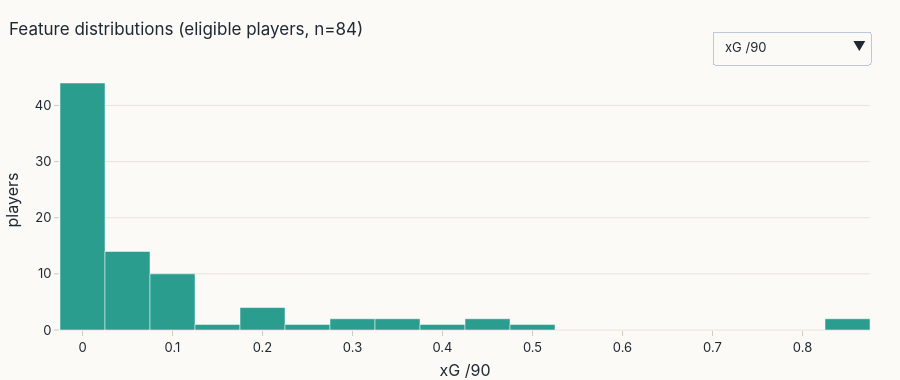
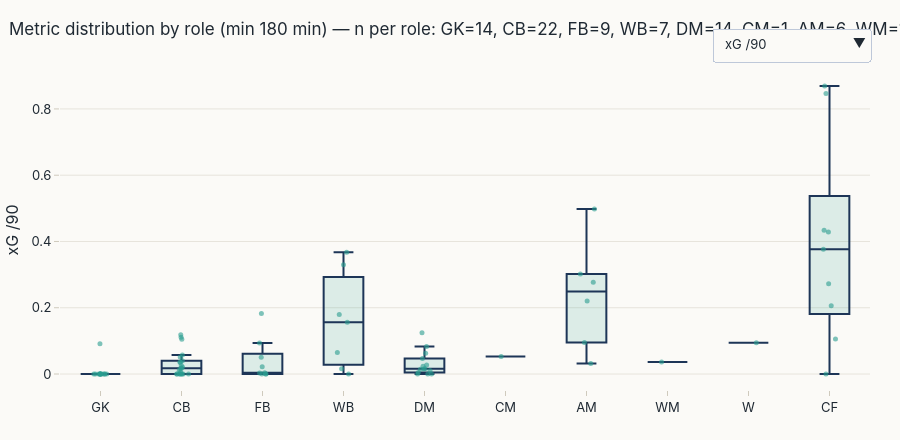

Notebook cell for these charts, in order:
### Code cell
eda_metrics = ["xg_p90", "key_passes_p90", "progressive_passes_p90", "progressive_carries_p90", "pressures_p90",
               "interceptions_p90", "tackles_won_p90", "pass_completion_pct", "box_touches_p90", "aerials_won_p90"]
elig = B.season_pct[B.season_pct.eligible]
viz.feature_distributions(elig, eda_metrics, title=f"Feature distributions (eligible players, n={len(elig)})",
                          banner=BANNER).show()
viz.role_distribution(B.season_pct, eda_metrics, cfg.min_minutes, banner=BANNER).show()

### Figure 1 — Plotly figure (JSON) as saved in the notebook; plotly's stock layout.template omitted (floating-point values rounded to 4 significant figures)
{"data": [{"marker": {"color": "#2a9d8f", "line": {"color": "white", "width": 0.5}}, "name": "xG /90", "nbinsx": 30, "type": "histogram", "visible": true, "x": [0.0, 0.04659, 0.1566, 0.05706, 0.3015, 0.3299, 0.2201, 0.04015, 0.0178, 0.1244, 0.08285, 0.8692, 0.1048, 0.05162, 0.4284, 0.2773, 0.3673, 0.4982, 0.3767, 0.0158, 0.0, 0.05287, 0.2061, 0.1827, 0.0, 0.01407, 0.0, 0.8466, 0.006844, 0.03551, 0.09122, 0.03552, 0.09445, 0.0, 0.0, 0.0, 0.02343, 0.0, 0.0, 0.003233, 0.0936, 0.0, 0.0, 0.0, 0.0, 0.003842, 0.0, 0.1054, 0.0, 0.0, 0.01763, 0.09473, 0.1108, 0.0, 0.01595, 0.0, 0.02159, 0.0, 0.0, 0.02686, 0.0, 0.01196, 0.0, 0.06275, 0.02139, 0.0, 0.02539, 0.05055, 0.0, 0.01523, 0.03605, 0.0, 0.0, 0.0, 0.0, 0.1799, 0.1183, 0.06467, 0.004768, 0.01061, 0.4342, 0.03164, 0.0, 0.2726]}, {"marker": {"color": "#2a9d8f", "line": {"color": "white", "width": 0.5}}, "name": "Key passes /90", "nbinsx": 30, "type": "histogram", "visible": false, "x": [0.0, 1.216, 2.284, 0.158, 2.527, 1.627, 2.93, 0.2785, 0.5045, 1.246, 1.022, 1.143, 0.2774, 0.8497, 0.5506, 1.977, 1.464, 1.324, 1.581, 2.242, 0.0, 0.4487, 0.8974, 0.4487, 0.0, 2.262, 0.0, 1.357, 0.9049, 0.0, 0.0, 0.4544, 1.817, 0.0, 1.824, 0.0, 0.4563, 0.0, 0.0, 0.0, 0.0, 0.0, 0.0, 0.0, 0.0, 0.4615, 0.0, 0.0, 0.4632, 0.0, 0.0, 0.464, 0.0, 0.0, 0.4654, 0.9307, 0.0, 0.4654, 0.0, 0.0, 0.0, 0.0, 0.466, 0.0, 0.0, 0.4666, 0.4666, 0.0, 0.0, 0.0, 0.4684, 0.9395, 0.0, 0.0, 0.4787, 0.0, 0.0, 0.48, 0.9599, 0.4877, 0.4879, 0.9766, 0.0, 0.0]}, {"marker": {"color": "#2a9d8f", "line": {"color": "white", "width": 0.5}}, "name": "Prog. passes /90", "nbinsx": 30, "type": "histogram", "visible": false, "x": [0.0, 4.893, 4.268, 2.022, 7.153, 2.762, 3.392, 4.057, 2.935, 4.616, 3.116, 1.47, 1.498, 3.595, 0.7079, 3.415, 2.831, 1.49, 2.529, 4.484, 0.0, 0.4487, 0.4487, 0.4487, 0.0, 1.81, 0.0, 0.0, 0.9049, 1.81, 0.0, 1.817, 4.089, 0.0, 2.281, 1.369, 2.281, 0.0, 1.382, 0.9217, 0.0, 1.384, 0.0, 0.0, 0.4615, 1.846, 0.0, 0.0, 1.853, 0.0, 0.0, 0.464, 0.0, 0.0, 0.9307, 2.327, 1.396, 1.396, 0.4654, 0.9309, 0.0, 2.33, 1.864, 0.9319, 1.866, 0.0, 1.866, 2.342, 0.0, 0.4684, 1.405, 1.409, 1.436, 0.0, 1.436, 2.872, 1.44, 4.32, 1.92, 0.9754, 0.4879, 0.9766, 0.4983, 0.5]}, {"marker": {"color": "#2a9d8f", "line": {"color": "white", "width": 0.5}}, "name": "Prog. carries /90", "nbinsx": 30, "type": "histogram", "visible": false, "x": [0.0, 1.661, 1.563, 0.6004, 4.982, 6.887, 2.005, 1.989, 2.156, 0.877, 0.8764, 3.538, 1.442, 2.614, 1.258, 3.235, 3.71, 1.655, 0.9483, 4.932, 0.4487, 1.795, 0.8974, 0.4487, 0.0, 0.0, 0.0, 0.0, 1.357, 0.4526, 0.0, 0.4544, 5.452, 0.0, 0.4561, 0.0, 2.281, 0.0, 0.0, 0.4608, 0.0, 0.0, 0.0, 0.4615, 0.9229, 1.384, 0.0, 0.4632, 1.389, 0.0, 0.0, 0.9281, 0.0, 0.0, 0.4654, 0.0, 0.4654, 0.0, 0.0, 0.4654, 0.0, 0.0, 0.0, 0.0, 0.0, 0.0, 0.0, 2.342, 0.0, 0.0, 2.342, 0.9395, 0.4787, 0.0, 0.4787, 2.872, 0.0, 2.88, 0.0, 1.463, 0.4879, 0.9766, 0.0, 0.5]}, {"marker": {"color": "#2a9d8f", "line": {"color": "white", "width": 0.5}}, "name": "Pressures /90", "nbinsx": 30, "type": "histogram", "visible": false, "x": [0.028, 9.164, 9.647, 6.826, 23.17, 13.13, 20.97, 7.996, 8.944, 15.79, 12.27, 11.05, 11.65, 11.76, 14.08, 24.35, 15.23, 16.22, 15.17, 5.381, 13.01, 13.01, 17.95, 13.01, 0.0, 33.03, 0.0, 11.31, 8.597, 17.2, 0.4526, 8.633, 14.54, 0.0, 10.03, 13.23, 14.14, 0.0, 28.57, 15.21, 12.44, 21.23, 0.9229, 24.0, 9.691, 19.84, 0.0, 27.33, 26.86, 0.0, 12.06, 29.7, 5.568, 8.842, 13.5, 10.24, 16.75, 13.96, 0.9309, 13.5, 0.466, 13.98, 6.523, 18.17, 11.2, 0.0, 6.998, 17.8, 0.0, 21.55, 9.837, 15.97, 8.138, 0.0, 14.36, 16.76, 10.08, 13.44, 16.8, 21.95, 12.2, 21.97, 17.94, 22.5]}, {"marker": {"color": "#2a9d8f", "line": {"color": "white", "width": 0.5}}, "name": "Interceptions /90", "nbinsx": 30, "type": "histogram", "visible": false, "x": [0.0, 0.5338, 0.8715, 0.632, 0.5694, 0.5676, 0.3469, 1.154, 1.284, 1.523, 0.7303, 0.1633, 0.9431, 0.7189, 0.236, 0.5392, 0.4881, 0.4965, 0.3161, 0.4484, 2.243, 0.8974, 0.4487, 1.795, 0.0, 2.262, 0.0, 0.0, 2.262, 2.263, 0.0, 2.272, 0.0, 0.0, 1.824, 2.738, 4.106, 0.0, 1.843, 1.382, 0.9217, 0.4615, 0.0, 1.846, 1.846, 0.9229, 0.0, 0.0, 0.9263, 0.0, 3.712, 1.392, 1.856, 1.396, 0.9307, 1.396, 2.792, 1.396, 0.0, 2.327, 0.0, 1.398, 3.728, 1.398, 2.333, 0.0, 0.9331, 0.4684, 0.0, 0.4684, 0.9368, 1.409, 1.436, 0.0, 0.0, 0.4787, 3.36, 3.36, 3.36, 0.9754, 0.0, 0.9766, 3.986, 0.5]}, {"marker": {"color": "#2a9d8f", "line": {"color": "white", "width": 0.5}}, "name": "Tackles won /90", "nbinsx": 30, "type": "histogram", "visible": false, "x": [0.0, 0.7118, 0.571, 0.4108, 0.9253, 0.719, 0.5011, 0.9149, 0.9632, 1.708, 1.071, 0.2721, 1.387, 1.111, 0.236, 0.719, 1.074, 1.159, 0.3161, 0.4484, 3.141, 0.4487, 0.0, 1.346, 0.0, 1.357, 0.0, 0.4525, 0.9049, 0.9051, 0.0, 1.817, 0.9087, 0.0, 1.824, 0.0, 1.369, 0.0, 1.843, 0.4608, 0.0, 1.846, 0.4615, 1.846, 0.4615, 1.846, 0.0, 0.9263, 3.705, 0.0, 1.392, 0.0, 0.9281, 0.9307, 0.9307, 1.396, 0.9307, 2.793, 0.0, 0.4654, 0.0, 1.398, 0.466, 1.398, 2.333, 0.0, 0.4666, 3.279, 0.0, 1.874, 1.874, 1.409, 0.9574, 0.0, 0.0, 0.9574, 0.9599, 0.9599, 0.48, 2.439, 0.0, 0.0, 0.9966, 0.0]}, {"marker": {"color": "#2a9d8f", "line": {"color": "white", "width": 0.5}}, "name": "Pass completion %", "nbinsx": 30, "type": "histogram", "visible": false, "x": [80.16, 92.3, 82.58, 94.92, 83.81, 79.09, 81.09, 91.62, 90.58, 92.33, 90.54, 73.91, 92.34, 89.83, 82.1, 80.43, 81.29, 84.52, 77.92, 87.04, 83.65, 76.79, 72.34, 91.43, 74.23, 89.15, 75.47, 84.62, 86.99, 84.27, 62.96, 92.7, 75.7, 82.41, 72.99, 89.33, 73.96, 76.09, 89.69, 76.56, 90.0, 84.15, 65.0, 72.94, 66.67, 77.53, 54.79, 84.62, 68.35, 69.62, 84.62, 73.77, 85.54, 86.3, 91.67, 85.9, 79.31, 79.1, 50.46, 83.61, 64.91, 74.12, 84.78, 85.92, 87.4, 75.32, 86.51, 69.77, 77.05, 83.87, 67.57, 72.22, 88.0, 81.11, 60.0, 80.95, 82.11, 74.07, 87.5, 88.0, 58.62, 85.14, 91.23, 62.79]}, {"marker": {"color": "#2a9d8f", "line": {"color": "white", "width": 0.5}}, "name": "Box touches /90", "nbinsx": 30, "type": "histogram", "visible": false, "x": [0.0, 1.75, 9.136, 3.034, 15.94, 17.37, 12.8, 2.546, 1.193, 2.446, 1.996, 24.6, 3.772, 3.399, 23.75, 16.9, 13.28, 14.56, 20.55, 8.071, 0.0, 6.282, 9.871, 3.59, 0.0, 0.9049, 0.0, 12.22, 0.9049, 3.168, 1.81, 2.726, 12.27, 0.0, 0.0, 1.369, 0.0, 0.0, 1.382, 0.0, 5.991, 0.4615, 0.0, 0.0, 2.769, 1.384, 0.0, 5.558, 1.853, 0.0, 1.392, 0.9281, 2.32, 0.4654, 0.0, 1.396, 1.861, 4.654, 0.0, 3.258, 0.0, 2.33, 0.466, 5.126, 7.465, 0.0, 0.9331, 4.216, 0.0, 2.342, 10.31, 0.4697, 1.436, 0.0, 6.223, 7.181, 0.9599, 3.36, 0.0, 1.463, 5.855, 1.953, 0.9966, 6.999]}, {"marker": {"color": "#2a9d8f", "line": {"color": "white", "width": 0.5}}, "name": "Aerials won /90", "nbinsx": 30, "type": "histogram", "visible": false, "x": [0.0, 1.216, 0.541, 2.939, 0.4627, 0.719, 0.1542, 1.949, 1.514, 0.4154, 1.315, 1.361, 3.051, 1.111, 2.281, 1.887, 0.4881, 1.655, 1.264, 0.8968, 1.346, 0.8974, 4.487, 1.346, 0.0, 3.167, 0.0, 4.525, 0.9049, 1.358, 0.9051, 0.9087, 0.0, 0.0, 0.9122, 0.4563, 0.0, 0.0, 1.843, 0.9217, 1.843, 1.846, 0.0, 2.769, 0.9229, 0.4615, 0.0, 0.9263, 0.9263, 0.0, 1.392, 0.464, 1.392, 2.327, 0.0, 0.9307, 0.4654, 3.258, 0.0, 0.9309, 0.0, 0.466, 3.728, 1.864, 0.9331, 0.0, 0.4666, 2.342, 0.0, 1.405, 0.9368, 0.0, 0.4787, 0.0, 0.9574, 0.0, 0.9599, 0.9599, 0.0, 0.4877, 1.464, 0.4883, 0.9966, 5.0]}], "layout": {"height": 380, "showlegend": false, "title": {"text": "Feature distributions (eligible players, n=84)"}, "updatemenus": [{"buttons": [{"args": [{"visible": [true, false, false, false, false, false, false, false, false, false]}, {"xaxis.title.text": "xG /90"}], "label": "xG /90", "method": "update"}, {"args": [{"visible": [false, true, false, false, false, false, false, false, false, false]}, {"xaxis.title.text": "Key passes /90"}], "label": "Key passes /90", "method": "update"}, {"args": [{"visible": [false, false, true, false, false, false, false, false, false, false]}, {"xaxis.title.text": "Prog. passes /90"}], "label": "Prog. passes /90", "method": "update"}, {"args": [{"visible": [false, false, false, true, false, false, false, false, false, false]}, {"xaxis.title.text": "Prog. carries /90"}], "label": "Prog. carries /90", "method": "update"}, {"args": [{"visible": [false, false, false, false, true, false, false, false, false, false]}, {"xaxis.title.text": "Pressures /90"}], "label": "Pressures /90", "method": "update"}, {"args": [{"visible": [false, false, false, false, false, true, false, false, false, false]}, {"xaxis.title.text": "Interceptions /90"}], "label": "Interceptions /90", "method": "update"}, {"args": [{"visible": [false, false, false, false, false, false, true, false, false, false]}, {"xaxis.title.text": "Tackles won /90"}], "label": "Tackles won /90", "method": "update"}, {"args": [{"visible": [false, false, false, false, false, false, false, true, false, false]}, {"xaxis.title.text": "Pass completion %"}], "label": "Pass completion %", "method": "update"}, {"args": [{"visible": [false, false, false, false, false, false, false, false, true, false]}, {"xaxis.title.text": "Box touches /90"}], "label": "Box touches /90", "method": "update"}, {"args": [{"visible": [false, false, false, false, false, false, false, false, false, true]}, {"xaxis.title.text": "Aerials won /90"}], "label": "Aerials won /90", "method": "update"}], "x": 1, "xanchor": "right", "y": 1.15}], "xaxis": {"title": {"text": "xG /90"}}, "yaxis": {"title": {"text": "players"}}}}

### Figure 2 — Plotly figure (JSON) as saved in the notebook; plotly's stock layout.template omitted (floating-point values rounded to 4 significant figures)
{"data": [{"boxpoints": "all", "fillcolor": "rgba(42,157,143,0.15)", "hovertemplate": "%{text}<br>%{y:.2f}<extra></extra>", "jitter": 0.4, "line": {"color": "#1d3557"}, "marker": {"color": "#2a9d8f", "opacity": 0.6, "size": 5}, "name": "xG /90", "pointpos": 0, "text": ["Lukáš Hrádecký", "Granit Xhaka", "Álex Grimaldo", "Jonathan Tah", "Florian Wirtz", "Jeremie Frimpong", "Jonas Hofmann", "Edmond Fayçal Tapsoba", "Odilon Kossonou", "Exequiel Palacios", "Robert Andrich", "Victor Boniface", "Piero Hincapié", "Josip Stanišić", "Patrik Schick", "Amine Adli", "Nathan Tella", "Adam Hložek", "Borja Iglesias", "Arthur Augusto de Matos Soares", "Mats Hummels", "Marcel Sabitzer", "Niclas Füllkrug", "Julian Ryerson", "Gregor Kobel", "Atakan Karazor", "Alexander Nübel", "Serhou Guirassy", "Waldemar Anton", "Diogo Leite", "Frederik Rønnow", "Min Jae Kim", "Leroy Sané", "Janis Blaswich", "David Raum", "Ozan Kabak", "Anton Stach", "Oliver Baumann", "Julian Weigl", "Joe Scally", "Marvin Friedrich", "Patrick Mainka", "Kevin Müller", "Lennard Maloney", "Jonas Föhrenbach", "Omar Haktab Traorè", "Marcel Schuhen", "Luca Pfeiffer", "Matthias Bader", "Marvin Schwäbe", "Timo Hübers", "Dejan Ljubicic", "Julian Chabot", "Felix Uduokhai", "Niklas Dorsch", "Jeffrey Gouweleeuw", "Iago", "Keven Schlotterbeck", "Manuel Riemann", "Patrick Osterhage", "Robin Zentner", "Anthony Caci", "Sepp van den Berg", "Leandro Barreiro", "Tuta", "Kevin Trapp", "William Pacho", "Kiliann Sildillia", "Noah Atubolu", "Nicolas Höfler", "Ritsu Doan", "Rasmus Carstensen", "Milos Veljkovic", "Michael Zetterer", "Marvin Ducksch", "Mitchell Weiser", "Maxence Lacroix", "Bote Baku", "Maximilian Arnold", "Xaver Schlager", "Harry Kane", "Julian Brandt", "Bartol Franjić", "Tim Kleindienst"], "type": "box", "visible": true, "x": ["GK", "DM", "WB", "CB", "AM", "WB", "AM", "CB", "CB", "DM", "DM", "CF", "CB", "CB", "CF", "AM", "WB", "AM", "CF", "WB", "CB", "CM", "CF", "FB", "GK", "DM", "GK", "CF", "CB", "CB", "GK", "CB", "W", "GK", "FB", "CB", "DM", "GK", "DM", "FB", "FB", "CB", "GK", "DM", "FB", "FB", "GK", "CF", "WB", "GK", "CB", "AM", "CB", "CB", "DM", "CB", "FB", "CB", "GK", "DM", "GK", "CB", "CB", "DM", "CB", "GK", "CB", "FB", "GK", "DM", "WM", "FB", "CB", "GK", "CF", "WB", "CB", "WB", "DM", "DM", "CF", "AM", "DM", "CF"], "y": [0.0, 0.04659, 0.1566, 0.05706, 0.3015, 0.3299, 0.2201, 0.04015, 0.0178, 0.1244, 0.08285, 0.8692, 0.1048, 0.05162, 0.4284, 0.2773, 0.3673, 0.4982, 0.3767, 0.0158, 0.0, 0.05287, 0.2061, 0.1827, 0.0, 0.01407, 0.0, 0.8466, 0.006844, 0.03551, 0.09122, 0.03552, 0.09445, 0.0, 0.0, 0.0, 0.02343, 0.0, 0.0, 0.003233, 0.0936, 0.0, 0.0, 0.0, 0.0, 0.003842, 0.0, 0.1054, 0.0, 0.0, 0.01763, 0.09473, 0.1108, 0.0, 0.01595, 0.0, 0.02159, 0.0, 0.0, 0.02686, 0.0, 0.01196, 0.0, 0.06275, 0.02139, 0.0, 0.02539, 0.05055, 0.0, 0.01523, 0.03605, 0.0, 0.0, 0.0, 0.0, 0.1799, 0.1183, 0.06467, 0.004768, 0.01061, 0.4342, 0.03164, 0.0, 0.2726]}, {"boxpoints": "all", "fillcolor": "rgba(42,157,143,0.15)", "hovertemplate": "%{text}<br>%{y:.2f}<extra></extra>", "jitter": 0.4, "line": {"color": "#1d3557"}, "marker": {"color": "#2a9d8f", "opacity": 0.6, "size": 5}, "name": "Key passes /90", "pointpos": 0, "text": ["Lukáš Hrádecký", "Granit Xhaka", "Álex Grimaldo", "Jonathan Tah", "Florian Wirtz", "Jeremie Frimpong", "Jonas Hofmann", "Edmond Fayçal Tapsoba", "Odilon Kossonou", "Exequiel Palacios", "Robert Andrich", "Victor Boniface", "Piero Hincapié", "Josip Stanišić", "Patrik Schick", "Amine Adli", "Nathan Tella", "Adam Hložek", "Borja Iglesias", "Arthur Augusto de Matos Soares", "Mats Hummels", "Marcel Sabitzer", "Niclas Füllkrug", "Julian Ryerson", "Gregor Kobel", "Atakan Karazor", "Alexander Nübel", "Serhou Guirassy", "Waldemar Anton", "Diogo Leite", "Frederik Rønnow", "Min Jae Kim", "Leroy Sané", "Janis Blaswich", "David Raum", "Ozan Kabak", "Anton Stach", "Oliver Baumann", "Julian Weigl", "Joe Scally", "Marvin Friedrich", "Patrick Mainka", "Kevin Müller", "Lennard Maloney", "Jonas Föhrenbach", "Omar Haktab Traorè", "Marcel Schuhen", "Luca Pfeiffer", "Matthias Bader", "Marvin Schwäbe", "Timo Hübers", "Dejan Ljubicic", "Julian Chabot", "Felix Uduokhai", "Niklas Dorsch", "Jeffrey Gouweleeuw", "Iago", "Keven Schlotterbeck", "Manuel Riemann", "Patrick Osterhage", "Robin Zentner", "Anthony Caci", "Sepp van den Berg", "Leandro Barreiro", "Tuta", "Kevin Trapp", "William Pacho", "Kiliann Sildillia", "Noah Atubolu", "Nicolas Höfler", "Ritsu Doan", "Rasmus Carstensen", "Milos Veljkovic", "Michael Zetterer", "Marvin Ducksch", "Mitchell Weiser", "Maxence Lacroix", "Bote Baku", "Maximilian Arnold", "Xaver Schlager", "Harry Kane", "Julian Brandt", "Bartol Franjić", "Tim Kleindienst"], "type": "box", "visible": false, "x": ["GK", "DM", "WB", "CB", "AM", "WB", "AM", "CB", "CB", "DM", "DM", "CF", "CB", "CB", "CF", "AM", "WB", "AM", "CF", "WB", "CB", "CM", "CF", "FB", "GK", "DM", "GK", "CF", "CB", "CB", "GK", "CB", "W", "GK", "FB", "CB", "DM", "GK", "DM", "FB", "FB", "CB", "GK", "DM", "FB", "FB", "GK", "CF", "WB", "GK", "CB", "AM", "CB", "CB", "DM", "CB", "FB", "CB", "GK", "DM", "GK", "CB", "CB", "DM", "CB", "GK", "CB", "FB", "GK", "DM", "WM", "FB", "CB", "GK", "CF", "WB", "CB", "WB", "DM", "DM", "CF", "AM", "DM", "CF"], "y": [0.0, 1.216, 2.284, 0.158, 2.527, 1.627, 2.93, 0.2785, 0.5045, 1.246, 1.022, 1.143, 0.2774, 0.8497, 0.5506, 1.977, 1.464, 1.324, 1.581, 2.242, 0.0, 0.4487, 0.8974, 0.4487, 0.0, 2.262, 0.0, 1.357, 0.9049, 0.0, 0.0, 0.4544, 1.817, 0.0, 1.824, 0.0, 0.4563, 0.0, 0.0, 0.0, 0.0, 0.0, 0.0, 0.0, 0.0, 0.4615, 0.0, 0.0, 0.4632, 0.0, 0.0, 0.464, 0.0, 0.0, 0.4654, 0.9307, 0.0, 0.4654, 0.0, 0.0, 0.0, 0.0, 0.466, 0.0, 0.0, 0.4666, 0.4666, 0.0, 0.0, 0.0, 0.4684, 0.9395, 0.0, 0.0, 0.4787, 0.0, 0.0, 0.48, 0.9599, 0.4877, 0.4879, 0.9766, 0.0, 0.0]}, {"boxpoints": "all", "fillcolor": "rgba(42,157,143,0.15)", "hovertemplate": "%{text}<br>%{y:.2f}<extra></extra>", "jitter": 0.4, "line": {"color": "#1d3557"}, "marker": {"color": "#2a9d8f", "opacity": 0.6, "size": 5}, "name": "Prog. passes /90", "pointpos": 0, "text": ["Lukáš Hrádecký", "Granit Xhaka", "Álex Grimaldo", "Jonathan Tah", "Florian Wirtz", "Jeremie Frimpong", "Jonas Hofmann", "Edmond Fayçal Tapsoba", "Odilon Kossonou", "Exequiel Palacios", "Robert Andrich", "Victor Boniface", "Piero Hincapié", "Josip Stanišić", "Patrik Schick", "Amine Adli", "Nathan Tella", "Adam Hložek", "Borja Iglesias", "Arthur Augusto de Matos Soares", "Mats Hummels", "Marcel Sabitzer", "Niclas Füllkrug", "Julian Ryerson", "Gregor Kobel", "Atakan Karazor", "Alexander Nübel", "Serhou Guirassy", "Waldemar Anton", "Diogo Leite", "Frederik Rønnow", "Min Jae Kim", "Leroy Sané", "Janis Blaswich", "David Raum", "Ozan Kabak", "Anton Stach", "Oliver Baumann", "Julian Weigl", "Joe Scally", "Marvin Friedrich", "Patrick Mainka", "Kevin Müller", "Lennard Maloney", "Jonas Föhrenbach", "Omar Haktab Traorè", "Marcel Schuhen", "Luca Pfeiffer", "Matthias Bader", "Marvin Schwäbe", "Timo Hübers", "Dejan Ljubicic", "Julian Chabot", "Felix Uduokhai", "Niklas Dorsch", "Jeffrey Gouweleeuw", "Iago", "Keven Schlotterbeck", "Manuel Riemann", "Patrick Osterhage", "Robin Zentner", "Anthony Caci", "Sepp van den Berg", "Leandro Barreiro", "Tuta", "Kevin Trapp", "William Pacho", "Kiliann Sildillia", "Noah Atubolu", "Nicolas Höfler", "Ritsu Doan", "Rasmus Carstensen", "Milos Veljkovic", "Michael Zetterer", "Marvin Ducksch", "Mitchell Weiser", "Maxence Lacroix", "Bote Baku", "Maximilian Arnold", "Xaver Schlager", "Harry Kane", "Julian Brandt", "Bartol Franjić", "Tim Kleindienst"], "type": "box", "visible": false, "x": ["GK", "DM", "WB", "CB", "AM", "WB", "AM", "CB", "CB", "DM", "DM", "CF", "CB", "CB", "CF", "AM", "WB", "AM", "CF", "WB", "CB", "CM", "CF", "FB", "GK", "DM", "GK", "CF", "CB", "CB", "GK", "CB", "W", "GK", "FB", "CB", "DM", "GK", "DM", "FB", "FB", "CB", "GK", "DM", "FB", "FB", "GK", "CF", "WB", "GK", "CB", "AM", "CB", "CB", "DM", "CB", "FB", "CB", "GK", "DM", "GK", "CB", "CB", "DM", "CB", "GK", "CB", "FB", "GK", "DM", "WM", "FB", "CB", "GK", "CF", "WB", "CB", "WB", "DM", "DM", "CF", "AM", "DM", "CF"], "y": [0.0, 4.893, 4.268, 2.022, 7.153, 2.762, 3.392, 4.057, 2.935, 4.616, 3.116, 1.47, 1.498, 3.595, 0.7079, 3.415, 2.831, 1.49, 2.529, 4.484, 0.0, 0.4487, 0.4487, 0.4487, 0.0, 1.81, 0.0, 0.0, 0.9049, 1.81, 0.0, 1.817, 4.089, 0.0, 2.281, 1.369, 2.281, 0.0, 1.382, 0.9217, 0.0, 1.384, 0.0, 0.0, 0.4615, 1.846, 0.0, 0.0, 1.853, 0.0, 0.0, 0.464, 0.0, 0.0, 0.9307, 2.327, 1.396, 1.396, 0.4654, 0.9309, 0.0, 2.33, 1.864, 0.9319, 1.866, 0.0, 1.866, 2.342, 0.0, 0.4684, 1.405, 1.409, 1.436, 0.0, 1.436, 2.872, 1.44, 4.32, 1.92, 0.9754, 0.4879, 0.9766, 0.4983, 0.5]}, {"boxpoints": "all", "fillcolor": "rgba(42,157,143,0.15)", "hovertemplate": "%{text}<br>%{y:.2f}<extra></extra>", "jitter": 0.4, "line": {"color": "#1d3557"}, "marker": {"color": "#2a9d8f", "opacity": 0.6, "size": 5}, "name": "Prog. carries /90", "pointpos": 0, "text": ["Lukáš Hrádecký", "Granit Xhaka", "Álex Grimaldo", "Jonathan Tah", "Florian Wirtz", "Jeremie Frimpong", "Jonas Hofmann", "Edmond Fayçal Tapsoba", "Odilon Kossonou", "Exequiel Palacios", "Robert Andrich", "Victor Boniface", "Piero Hincapié", "Josip Stanišić", "Patrik Schick", "Amine Adli", "Nathan Tella", "Adam Hložek", "Borja Iglesias", "Arthur Augusto de Matos Soares", "Mats Hummels", "Marcel Sabitzer", "Niclas Füllkrug", "Julian Ryerson", "Gregor Kobel", "Atakan Karazor", "Alexander Nübel", "Serhou Guirassy", "Waldemar Anton", "Diogo Leite", "Frederik Rønnow", "Min Jae Kim", "Leroy Sané", "Janis Blaswich", "David Raum", "Ozan Kabak", "Anton Stach", "Oliver Baumann", "Julian Weigl", "Joe Scally", "Marvin Friedrich", "Patrick Mainka", "Kevin Müller", "Lennard Maloney", "Jonas Föhrenbach", "Omar Haktab Traorè", "Marcel Schuhen", "Luca Pfeiffer", "Matthias Bader", "Marvin Schwäbe", "Timo Hübers", "Dejan Ljubicic", "Julian Chabot", "Felix Uduokhai", "Niklas Dorsch", "Jeffrey Gouweleeuw", "Iago", "Keven Schlotterbeck", "Manuel Riemann", "Patrick Osterhage", "Robin Zentner", "Anthony Caci", "Sepp van den Berg", "Leandro Barreiro", "Tuta", "Kevin Trapp", "William Pacho", "Kiliann Sildillia", "Noah Atubolu", "Nicolas Höfler", "Ritsu Doan", "Rasmus Carstensen", "Milos Veljkovic", "Michael Zetterer", "Marvin Ducksch", "Mitchell Weiser", "Maxence Lacroix", "Bote Baku", "Maximilian Arnold", "Xaver Schlager", "Harry Kane", "Julian Brandt", "Bartol Franjić", "Tim Kleindienst"], "type": "box", "visible": false, "x": ["GK", "DM", "WB", "CB", "AM", "WB", "AM", "CB", "CB", "DM", "DM", "CF", "CB", "CB", "CF", "AM", "WB", "AM", "CF", "WB", "CB", "CM", "CF", "FB", "GK", "DM", "GK", "CF", "CB", "CB", "GK", "CB", "W", "GK", "FB", "CB", "DM", "GK", "DM", "FB", "FB", "CB", "GK", "DM", "FB", "FB", "GK", "CF", "WB", "GK", "CB", "AM", "CB", "CB", "DM", "CB", "FB", "CB", "GK", "DM", "GK", "CB", "CB", "DM", "CB", "GK", "CB", "FB", "GK", "DM", "WM", "FB", "CB", "GK", "CF", "WB", "CB", "WB", "DM", "DM", "CF", "AM", "DM", "CF"], "y": [0.0, 1.661, 1.563, 0.6004, 4.982, 6.887, 2.005, 1.989, 2.156, 0.877, 0.8764, 3.538, 1.442, 2.614, 1.258, 3.235, 3.71, 1.655, 0.9483, 4.932, 0.4487, 1.795, 0.8974, 0.4487, 0.0, 0.0, 0.0, 0.0, 1.357, 0.4526, 0.0, 0.4544, 5.452, 0.0, 0.4561, 0.0, 2.281, 0.0, 0.0, 0.4608, 0.0, 0.0, 0.0, 0.4615, 0.9229, 1.384, 0.0, 0.4632, 1.389, 0.0, 0.0, 0.9281, 0.0, 0.0, 0.4654, 0.0, 0.4654, 0.0, 0.0, 0.4654, 0.0, 0.0, 0.0, 0.0, 0.0, 0.0, 0.0, 2.342, 0.0, 0.0, 2.342, 0.9395, 0.4787, 0.0, 0.4787, 2.872, 0.0, 2.88, 0.0, 1.463, 0.4879, 0.9766, 0.0, 0.5]}, {"boxpoints": "all", "fillcolor": "rgba(42,157,143,0.15)", "hovertemplate": "%{text}<br>%{y:.2f}<extra></extra>", "jitter": 0.4, "line": {"color": "#1d3557"}, "marker": {"color": "#2a9d8f", "opacity": 0.6, "size": 5}, "name": "Pressures /90", "pointpos": 0, "text": ["Lukáš Hrádecký", "Granit Xhaka", "Álex Grimaldo", "Jonathan Tah", "Florian Wirtz", "Jeremie Frimpong", "Jonas Hofmann", "Edmond Fayçal Tapsoba", "Odilon Kossonou", "Exequiel Palacios", "Robert Andrich", "Victor Boniface", "Piero Hincapié", "Josip Stanišić", "Patrik Schick", "Amine Adli", "Nathan Tella", "Adam Hložek", "Borja Iglesias", "Arthur Augusto de Matos Soares", "Mats Hummels", "Marcel Sabitzer", "Niclas Füllkrug", "Julian Ryerson", "Gregor Kobel", "Atakan Karazor", "Alexander Nübel", "Serhou Guirassy", "Waldemar Anton", "Diogo Leite", "Frederik Rønnow", "Min Jae Kim", "Leroy Sané", "Janis Blaswich", "David Raum", "Ozan Kabak", "Anton Stach", "Oliver Baumann", "Julian Weigl", "Joe Scally", "Marvin Friedrich", "Patrick Mainka", "Kevin Müller", "Lennard Maloney", "Jonas Föhrenbach", "Omar Haktab Traorè", "Marcel Schuhen", "Luca Pfeiffer", "Matthias Bader", "Marvin Schwäbe", "Timo Hübers", "Dejan Ljubicic", "Julian Chabot", "Felix Uduokhai", "Niklas Dorsch", "Jeffrey Gouweleeuw", "Iago", "Keven Schlotterbeck", "Manuel Riemann", "Patrick Osterhage", "Robin Zentner", "Anthony Caci", "Sepp van den Berg", "Leandro Barreiro", "Tuta", "Kevin Trapp", "William Pacho", "Kiliann Sildillia", "Noah Atubolu", "Nicolas Höfler", "Ritsu Doan", "Rasmus Carstensen", "Milos Veljkovic", "Michael Zetterer", "Marvin Ducksch", "Mitchell Weiser", "Maxence Lacroix", "Bote Baku", "Maximilian Arnold", "Xaver Schlager", "Harry Kane", "Julian Brandt", "Bartol Franjić", "Tim Kleindienst"], "type": "box", "visible": false, "x": ["GK", "DM", "WB", "CB", "AM", "WB", "AM", "CB", "CB", "DM", "DM", "CF", "CB", "CB", "CF", "AM", "WB", "AM", "CF", "WB", "CB", "CM", "CF", "FB", "GK", "DM", "GK", "CF", "CB", "CB", "GK", "CB", "W", "GK", "FB", "CB", "DM", "GK", "DM", "FB", "FB", "CB", "GK", "DM", "FB", "FB", "GK", "CF", "WB", "GK", "CB", "AM", "CB", "CB", "DM", "CB", "FB", "CB", "GK", "DM", "GK", "CB", "CB", "DM", "CB", "GK", "CB", "FB", "GK", "DM", "WM", "FB", "CB", "GK", "CF", "WB", "CB", "WB", "DM", "DM", "CF", "AM", "DM", "CF"], "y": [0.028, 9.164, 9.647, 6.826, 23.17, 13.13, 20.97, 7.996, 8.944, 15.79, 12.27, 11.05, 11.65, 11.76, 14.08, 24.35, 15.23, 16.22, 15.17, 5.381, 13.01, 13.01, 17.95, 13.01, 0.0, 33.03, 0.0, 11.31, 8.597, 17.2, 0.4526, 8.633, 14.54, 0.0, 10.03, 13.23, 14.14, 0.0, 28.57, 15.21, 12.44, 21.23, 0.9229, 24.0, 9.691, 19.84, 0.0, 27.33, 26.86, 0.0, 12.06, 29.7, 5.568, 8.842, 13.5, 10.24, 16.75, 13.96, 0.9309, 13.5, 0.466, 13.98, 6.523, 18.17, 11.2, 0.0, 6.998, 17.8, 0.0, 21.55, 9.837, 15.97, 8.138, 0.0, 14.36, 16.76, 10.08, 13.44, 16.8, 21.95, 12.2, 21.97, 17.94, 22.5]}, {"boxpoints": "all", "fillcolor": "rgba(42,157,143,0.15)", "hovertemplate": "%{text}<br>%{y:.2f}<extra></extra>", "jitter": 0.4, "line": {"color": "#1d3557"}, "marker": {"color": "#2a9d8f", "opacity": 0.6, "size": 5}, "name": "Interceptions /90", "pointpos": 0, "text": ["Lukáš Hrádecký", "Granit Xhaka", "Álex Grimaldo", "Jonathan Tah", "Florian Wirtz", "Jeremie Frimpong", "Jonas Hofmann", "Edmond Fayçal Tapsoba", "Odilon Kossonou", "Exequiel Palacios", "Robert Andrich", "Victor Boniface", "Piero Hincapié", "Josip Stanišić", "Patrik Schick", "Amine Adli", "Nathan Tella", "Adam Hložek", "Borja Iglesias", "Arthur Augusto de Matos Soares", "Mats Hummels", "Marcel Sabitzer", "Niclas Füllkrug", "Julian Ryerson", "Gregor Kobel", "Atakan Karazor", "Alexander Nübel", "Serhou Guirassy", "Waldemar Anton", "Diogo Leite", "Frederik Rønnow", "Min Jae Kim", "Leroy Sané", "Janis Blaswich", "David Raum", "Ozan Kabak", "Anton Stach", "Oliver Baumann", "Julian Weigl", "Joe Scally", "Marvin Friedrich", "Patrick Mainka", "Kevin Müller", "Lennard Maloney", "Jonas Föhrenbach", "Omar Haktab Traorè", "Marcel Schuhen", "Luca Pfeiffer", "Matthias Bader", "Marvin Schwäbe", "Timo Hübers", "Dejan Ljubicic", "Julian Chabot", "Felix Uduokhai", "Niklas Dorsch", "Jeffrey Gouweleeuw", "Iago", "Keven Schlotterbeck", "Manuel Riemann", "Patrick Osterhage", "Robin Zentner", "Anthony Caci", "Sepp van den Berg", "Leandro Barreiro", "Tuta", "Kevin Trapp", "William Pacho", "Kiliann Sildillia", "Noah Atubolu", "Nicolas Höfler", "Ritsu Doan", "Rasmus Carstensen", "Milos Veljkovic", "Michael Zetterer", "Marvin Ducksch", "Mitchell Weiser", "Maxence Lacroix", "Bote Baku", "Maximilian Arnold", "Xaver Schlager", "Harry Kane", "Julian Brandt", "Bartol Franjić", "Tim Kleindienst"], "type": "box", "visible": false, "x": ["GK", "DM", "WB", "CB", "AM", "WB", "AM", "CB", "CB", "DM", "DM", "CF", "CB", "CB", "CF", "AM", "WB", "AM", "CF", "WB", "CB", "CM", "CF", "FB", "GK", "DM", "GK", "CF", "CB", "CB", "GK", "CB", "W", "GK", "FB", "CB", "DM", "GK", "DM", "FB", "FB", "CB", "GK", "DM", "FB", "FB", "GK", "CF", "WB", "GK", "CB", "AM", "CB", "CB", "DM", "CB", "FB", "CB", "GK", "DM", "GK", "CB", "CB", "DM", "CB", "GK", "CB", "FB", "GK", "DM", "WM", "FB", "CB", "GK", "CF", "WB", "CB", "WB", "DM", "DM", "CF", "AM", "DM", "CF"], "y": [0.0, 0.5338, 0.8715, 0.632, 0.5694, 0.5676, 0.3469, 1.154, 1.284, 1.523, 0.7303, 0.1633, 0.9431, 0.7189, 0.236, 0.5392, 0.4881, 0.4965, 0.3161, 0.4484, 2.243, 0.8974, 0.4487, 1.795, 0.0, 2.262, 0.0, 0.0, 2.262, 2.263, 0.0, 2.272, 0.0, 0.0, 1.824, 2.738, 4.106, 0.0, 1.843, 1.382, 0.9217, 0.4615, 0.0, 1.846, 1.846, 0.9229, 0.0, 0.0, 0.9263, 0.0, 3.712, 1.392, 1.856, 1.396, 0.9307, 1.396, 2.792, 1.396, 0.0, 2.327, 0.0, 1.398, 3.728, 1.398, 2.333, 0.0, 0.9331, 0.4684, 0.0, 0.4684, 0.9368, 1.409, 1.436, 0.0, 0.0, 0.4787, 3.36, 3.36, 3.36, 0.9754, 0.0, 0.9766, 3.986, 0.5]}, {"boxpoints": "all", "fillcolor": "rgba(42,157,143,0.15)", "hovertemplate": "%{text}<br>%{y:.2f}<extra></extra>", "jitter": 0.4, "line": {"color": "#1d3557"}, "marker": {"color": "#2a9d8f", "opacity": 0.6, "size": 5}, "name": "Tackles won /90", "pointpos": 0, "text": ["Lukáš Hrádecký", "Granit Xhaka", "Álex Grimaldo", "Jonathan Tah", "Florian Wirtz", "Jeremie Frimpong", "Jonas Hofmann", "Edmond Fayçal Tapsoba", "Odilon Kossonou", "Exequiel Palacios", "Robert Andrich", "Victor Boniface", "Piero Hincapié", "Josip Stanišić", "Patrik Schick", "Amine Adli", "Nathan Tella", "Adam Hložek", "Borja Iglesias", "Arthur Augusto de Matos Soares", "Mats Hummels", "Marcel Sabitzer", "Niclas Füllkrug", "Julian Ryerson", "Gregor Kobel", "Atakan Karazor", "Alexander Nübel", "Serhou Guirassy", "Waldemar Anton", "Diogo Leite", "Frederik Rønnow", "Min Jae Kim", "Leroy Sané", "Janis Blaswich", "David Raum", "Ozan Kabak", "Anton Stach", "Oliver Baumann", "Julian Weigl", "Joe Scally", "Marvin Friedrich", "Patrick Mainka", "Kevin Müller", "Lennard Maloney", "Jonas Föhrenbach", "Omar Haktab Traorè", "Marcel Schuhen", "Luca Pfeiffer", "Matthias Bader", "Marvin Schwäbe", "Timo Hübers", "Dejan Ljubicic", "Julian Chabot", "Felix Uduokhai", "Niklas Dorsch", "Jeffrey Gouweleeuw", "Iago", "Keven Schlotterbeck", "Manuel Riemann", "Patrick Osterhage", "Robin Zentner", "Anthony Caci", "Sepp van den Berg", "Leandro Barreiro", "Tuta", "Kevin Trapp", "William Pacho", "Kiliann Sildillia", "Noah Atubolu", "Nicolas Höfler", "Ritsu Doan", "Rasmus Carstensen", "Milos Veljkovic", "Michael Zetterer", "Marvin Ducksch", "Mitchell Weiser", "Maxence Lacroix", "Bote Baku", "Maximilian Arnold", "Xaver Schlager", "Harry Kane", "Julian Brandt", "Bartol Franjić", "Tim Kleindienst"], "type": "box", "visible": false, "x": ["GK", "DM", "WB", "CB", "AM", "WB", "AM", "CB", "CB", "DM", "DM", "CF", "CB", "CB", "CF", "AM", "WB", "AM", "CF", "WB", "CB", "CM", "CF", "FB", "GK", "DM", "GK", "CF", "CB", "CB", "GK", "CB", "W", "GK", "FB", "CB", "DM", "GK", "DM", "FB", "FB", "CB", "GK", "DM", "FB", "FB", "GK", "CF", "WB", "GK", "CB", "AM", "CB", "CB", "DM", "CB", "FB", "CB", "GK", "DM", "GK", "CB", "CB", "DM", "CB", "GK", "CB", "FB", "GK", "DM", "WM", "FB", "CB", "GK", "CF", "WB", "CB", "WB", "DM", "DM", "CF", "AM", "DM", "CF"], "y": [0.0, 0.7118, 0.571, 0.4108, 0.9253, 0.719, 0.5011, 0.9149, 0.9632, 1.708, 1.071, 0.2721, 1.387, 1.111, 0.236, 0.719, 1.074, 1.159, 0.3161, 0.4484, 3.141, 0.4487, 0.0, 1.346, 0.0, 1.357, 0.0, 0.4525, 0.9049, 0.9051, 0.0, 1.817, 0.9087, 0.0, 1.824, 0.0, 1.369, 0.0, 1.843, 0.4608, 0.0, 1.846, 0.4615, 1.846, 0.4615, 1.846, 0.0, 0.9263, 3.705, 0.0, 1.392, 0.0, 0.9281, 0.9307, 0.9307, 1.396, 0.9307, 2.793, 0.0, 0.4654, 0.0, 1.398, 0.466, 1.398, 2.333, 0.0, 0.4666, 3.279, 0.0, 1.874, 1.874, 1.409, 0.9574, 0.0, 0.0, 0.9574, 0.9599, 0.9599, 0.48, 2.439, 0.0, 0.0, 0.9966, 0.0]}, {"boxpoints": "all", "fillcolor": "rgba(42,157,143,0.15)", "hovertemplate": "%{text}<br>%{y:.2f}<extra></extra>", "jitter": 0.4, "line": {"color": "#1d3557"}, "marker": {"color": "#2a9d8f", "opacity": 0.6, "size": 5}, "name": "Pass completion %", "pointpos": 0, "text": ["Lukáš Hrádecký", "Granit Xhaka", "Álex Grimaldo", "Jonathan Tah", "Florian Wirtz", "Jeremie Frimpong", "Jonas Hofmann", "Edmond Fayçal Tapsoba", "Odilon Kossonou", "Exequiel Palacios", "Robert Andrich", "Victor Boniface", "Piero Hincapié", "Josip Stanišić", "Patrik Schick", "Amine Adli", "Nathan Tella", "Adam Hložek", "Borja Iglesias", "Arthur Augusto de Matos Soares", "Mats Hummels", "Marcel Sabitzer", "Niclas Füllkrug", "Julian Ryerson", "Gregor Kobel", "Atakan Karazor", "Alexander Nübel", "Serhou Guirassy", "Waldemar Anton", "Diogo Leite", "Frederik Rønnow", "Min Jae Kim", "Leroy Sané", "Janis Blaswich", "David Raum", "Ozan Kabak", "Anton Stach", "Oliver Baumann", "Julian Weigl", "Joe Scally", "Marvin Friedrich", "Patrick Mainka", "Kevin Müller", "Lennard Maloney", "Jonas Föhrenbach", "Omar Haktab Traorè", "Marcel Schuhen", "Luca Pfeiffer", "Matthias Bader", "Marvin Schwäbe", "Timo Hübers", "Dejan Ljubicic", "Julian Chabot", "Felix Uduokhai", "Niklas Dorsch", "Jeffrey Gouweleeuw", "Iago", "Keven Schlotterbeck", "Manuel Riemann", "Patrick Osterhage", "Robin Zentner", "Anthony Caci", "Sepp van den Berg", "Leandro Barreiro", "Tuta", "Kevin Trapp", "William Pacho", "Kiliann Sildillia", "Noah Atubolu", "Nicolas Höfler", "Ritsu Doan", "Rasmus Carstensen", "Milos Veljkovic", "Michael Zetterer", "Marvin Ducksch", "Mitchell Weiser", "Maxence Lacroix", "Bote Baku", "Maximilian Arnold", "Xaver Schlager", "Harry Kane", "Julian Brandt", "Bartol Franjić", "Tim Kleindienst"], "type": "box", "visible": false, "x": ["GK", "DM", "WB", "CB", "AM", "WB", "AM", "CB", "CB", "DM", "DM", "CF", "CB", "CB", "CF", "AM", "WB", "AM", "CF", "WB", "CB", "CM", "CF", "FB", "GK", "DM", "GK", "CF", "CB", "CB", "GK", "CB", "W", "GK", "FB", "CB", "DM", "GK", "DM", "FB", "FB", "CB", "GK", "DM", "FB", "FB", "GK", "CF", "WB", "GK", "CB", "AM", "CB", "CB", "DM", "CB", "FB", "CB", "GK", "DM", "GK", "CB", "CB", "DM", "CB", "GK", "CB", "FB", "GK", "DM", "WM", "FB", "CB", "GK", "CF", "WB", "CB", "WB", "DM", "DM", "CF", "AM", "DM", "CF"], "y": [80.16, 92.3, 82.58, 94.92, 83.81, 79.09, 81.09, 91.62, 90.58, 92.33, 90.54, 73.91, 92.34, 89.83, 82.1, 80.43, 81.29, 84.52, 77.92, 87.04, 83.65, 76.79, 72.34, 91.43, 74.23, 89.15, 75.47, 84.62, 86.99, 84.27, 62.96, 92.7, 75.7, 82.41, 72.99, 89.33, 73.96, 76.09, 89.69, 76.56, 90.0, 84.15, 65.0, 72.94, 66.67, 77.53, 54.79, 84.62, 68.35, 69.62, 84.62, 73.77, 85.54, 86.3, 91.67, 85.9, 79.31, 79.1, 50.46, 83.61, 64.91, 74.12, 84.78, 85.92, 87.4, 75.32, 86.51, 69.77, 77.05, 83.87, 67.57, 72.22, 88.0, 81.11, 60.0, 80.95, 82.11, 74.07, 87.5, 88.0, 58.62, 85.14, 91.23, 62.79]}, {"boxpoints": "all", "fillcolor": "rgba(42,157,143,0.15)", "hovertemplate": "%{text}<br>%{y:.2f}<extra></extra>", "jitter": 0.4, "line": {"color": "#1d3557"}, "marker": {"color": "#2a9d8f", "opacity": 0.6, "size": 5}, "name": "Box touches /90", "pointpos": 0, "text": ["Lukáš Hrádecký", "Granit Xhaka", "Álex Grimaldo", "Jonathan Tah", "Florian Wirtz", "Jeremie Frimpong", "Jonas Hofmann", "Edmond Fayçal Tapsoba", "Odilon Kossonou", "Exequiel Palacios", "Robert Andrich", "Victor Boniface", "Piero Hincapié", "Josip Stanišić", "Patrik Schick", "Amine Adli", "Nathan Tella", "Adam Hložek", "Borja Iglesias", "Arthur Augusto de Matos Soares", "Mats Hummels", "Marcel Sabitzer", "Niclas Füllkrug", "Julian Ryerson", "Gregor Kobel", "Atakan Karazor", "Alexander Nübel", "Serhou Guirassy", "Waldemar Anton", "Diogo Leite", "Frederik Rønnow", "Min Jae Kim", "Leroy Sané", "Janis Blaswich", "David Raum", "Ozan Kabak", "Anton Stach", "Oliver Baumann", "Julian Weigl", "Joe Scally", "Marvin Friedrich", "Patrick Mainka", "Kevin Müller", "Lennard Maloney", "Jonas Föhrenbach", "Omar Haktab Traorè", "Marcel Schuhen", "Luca Pfeiffer", "Matthias Bader", "Marvin Schwäbe", "Timo Hübers", "Dejan Ljubicic", "Julian Chabot", "Felix Uduokhai", "Niklas Dorsch", "Jeffrey Gouweleeuw", "Iago", "Keven Schlotterbeck", "Manuel Riemann", "Patrick Osterhage", "Robin Zentner", "Anthony Caci", "Sepp van den Berg", "Leandro Barreiro", "Tuta", "Kevin Trapp", "William Pacho", "Kiliann Sildillia", "Noah Atubolu", "Nicolas Höfler", "Ritsu Doan", "Rasmus Carstensen", "Milos Veljkovic", "Michael Zetterer", "Marvin Ducksch", "Mitchell Weiser", "Maxence Lacroix", "Bote Baku", "Maximilian Arnold", "Xaver Schlager", "Harry Kane", "Julian Brandt", "Bartol Franjić", "Tim Kleindienst"], "type": "box", "visible": false, "x": ["GK", "DM", "WB", "CB", "AM", "WB", "AM", "CB", "CB", "DM", "DM", "CF", "CB", "CB", "CF", "AM", "WB", "AM", "CF", "WB", "CB", "CM", "CF", "FB", "GK", "DM", "GK", "CF", "CB", "CB", "GK", "CB", "W", "GK", "FB", "CB", "DM", "GK", "DM", "FB", "FB", "CB", "GK", "DM", "FB", "FB", "GK", "CF", "WB", "GK", "CB", "AM", "CB", "CB", "DM", "CB", "FB", "CB", "GK", "DM", "GK", "CB", "CB", "DM", "CB", "GK", "CB", "FB", "GK", "DM", "WM", "FB", "CB", "GK", "CF", "WB", "CB", "WB", "DM", "DM", "CF", "AM", "DM", "CF"], "y": [0.0, 1.75, 9.136, 3.034, 15.94, 17.37, 12.8, 2.546, 1.193, 2.446, 1.996, 24.6, 3.772, 3.399, 23.75, 16.9, 13.28, 14.56, 20.55, 8.071, 0.0, 6.282, 9.871, 3.59, 0.0, 0.9049, 0.0, 12.22, 0.9049, 3.168, 1.81, 2.726, 12.27, 0.0, 0.0, 1.369, 0.0, 0.0, 1.382, 0.0, 5.991, 0.4615, 0.0, 0.0, 2.769, 1.384, 0.0, 5.558, 1.853, 0.0, 1.392, 0.9281, 2.32, 0.4654, 0.0, 1.396, 1.861, 4.654, 0.0, 3.258, 0.0, 2.33, 0.466, 5.126, 7.465, 0.0, 0.9331, 4.216, 0.0, 2.342, 10.31, 0.4697, 1.436, 0.0, 6.223, 7.181, 0.9599, 3.36, 0.0, 1.463, 5.855, 1.953, 0.9966, 6.999]}, {"boxpoints": "all", "fillcolor": "rgba(42,157,143,0.15)", "hovertemplate": "%{text}<br>%{y:.2f}<extra></extra>", "jitter": 0.4, "line": {"color": "#1d3557"}, "marker": {"color": "#2a9d8f", "opacity": 0.6, "size": 5}, "name": "Aerials won /90", "pointpos": 0, "text": ["Lukáš Hrádecký", "Granit Xhaka", "Álex Grimaldo", "Jonathan Tah", "Florian Wirtz", "Jeremie Frimpong", "Jonas Hofmann", "Edmond Fayçal Tapsoba", "Odilon Kossonou", "Exequiel Palacios", "Robert Andrich", "Victor Boniface", "Piero Hincapié", "Josip Stanišić", "Patrik Schick", "Amine Adli", "Nathan Tella", "Adam Hložek", "Borja Iglesias", "Arthur Augusto de Matos Soares", "Mats Hummels", "Marcel Sabitzer", "Niclas Füllkrug", "Julian Ryerson", "Gregor Kobel", "Atakan Karazor", "Alexander Nübel", "Serhou Guirassy", "Waldemar Anton", "Diogo Leite", "Frederik Rønnow", "Min Jae Kim", "Leroy Sané", "Janis Blaswich", "David Raum", "Ozan Kabak", "Anton Stach", "Oliver Baumann", "Julian Weigl", "Joe Scally", "Marvin Friedrich", "Patrick Mainka", "Kevin Müller", "Lennard Maloney", "Jonas Föhrenbach", "Omar Haktab Traorè", "Marcel Schuhen", "Luca Pfeiffer", "Matthias Bader", "Marvin Schwäbe", "Timo Hübers", "Dejan Ljubicic", "Julian Chabot", "Felix Uduokhai", "Niklas Dorsch", "Jeffrey Gouweleeuw", "Iago", "Keven Schlotterbeck", "Manuel Riemann", "Patrick Osterhage", "Robin Zentner", "Anthony Caci", "Sepp van den Berg", "Leandro Barreiro", "Tuta", "Kevin Trapp", "William Pacho", "Kiliann Sildillia", "Noah Atubolu", "Nicolas Höfler", "Ritsu Doan", "Rasmus Carstensen", "Milos Veljkovic", "Michael Zetterer", "Marvin Ducksch", "Mitchell Weiser", "Maxence Lacroix", "Bote Baku", "Maximilian Arnold", "Xaver Schlager", "Harry Kane", "Julian Brandt", "Bartol Franjić", "Tim Kleindienst"], "type": "box", "visible": false, "x": ["GK", "DM", "WB", "CB", "AM", "WB", "AM", "CB", "CB", "DM", "DM", "CF", "CB", "CB", "CF", "AM", "WB", "AM", "CF", "WB", "CB", "CM", "CF", "FB", "GK", "DM", "GK", "CF", "CB", "CB", "GK", "CB", "W", "GK", "FB", "CB", "DM", "GK", "DM", "FB", "FB", "CB", "GK", "DM", "FB", "FB", "GK", "CF", "WB", "GK", "CB", "AM", "CB", "CB", "DM", "CB", "FB", "CB", "GK", "DM", "GK", "CB", "CB", "DM", "CB", "GK", "CB", "FB", "GK", "DM", "WM", "FB", "CB", "GK", "CF", "WB", "CB", "WB", "DM", "DM", "CF", "AM", "DM", "CF"], "y": [0.0, 1.216, 0.541, 2.939, 0.4627, 0.719, 0.1542, 1.949, 1.514, 0.4154, 1.315, 1.361, 3.051, 1.111, 2.281, 1.887, 0.4881, 1.655, 1.264, 0.8968, 1.346, 0.8974, 4.487, 1.346, 0.0, 3.167, 0.0, 4.525, 0.9049, 1.358, 0.9051, 0.9087, 0.0, 0.0, 0.9122, 0.4563, 0.0, 0.0, 1.843, 0.9217, 1.843, 1.846, 0.0, 2.769, 0.9229, 0.4615, 0.0, 0.9263, 0.9263, 0.0, 1.392, 0.464, 1.392, 2.327, 0.0, 0.9307, 0.4654, 3.258, 0.0, 0.9309, 0.0, 0.466, 3.728, 1.864, 0.9331, 0.0, 0.4666, 2.342, 0.0, 1.405, 0.9368, 0.0, 0.4787, 0.0, 0.9574, 0.0, 0.9599, 0.9599, 0.0, 0.4877, 1.464, 0.4883, 0.9966, 5.0]}], "layout": {"height": 440, "showlegend": false, "title": {"text": "Metric distribution by role (min 180 min) — n per role: GK=14, CB=22, FB=9, WB=7, DM=14, CM=1, AM=6, WM=1, W=1, CF=9"}, "updatemenus": [{"buttons": [{"args": [{"visible": [true, false, false, false, false, false, false, false, false, false]}, {"yaxis.title.text": "xG /90"}], "label": "xG /90", "method": "update"}, {"args": [{"visible": [false, true, false, false, false, false, false, false, false, false]}, {"yaxis.title.text": "Key passes /90"}], "label": "Key passes /90", "method": "update"}, {"args": [{"visible": [false, false, true, false, false, false, false, false, false, false]}, {"yaxis.title.text": "Prog. passes /90"}], "label": "Prog. passes /90", "method": "update"}, {"args": [{"visible": [false, false, false, true, false, false, false, false, false, false]}, {"yaxis.title.text": "Prog. carries /90"}], "label": "Prog. carries /90", "method": "update"}, {"args": [{"visible": [false, false, false, false, true, false, false, false, false, false]}, {"yaxis.title.text": "Pressures /90"}], "label": "Pressures /90", "method": "update"}, {"args": [{"visible": [false, false, false, false, false, true, false, false, false, false]}, {"yaxis.title.text": "Interceptions /90"}], "label": "Interceptions /90", "method": "update"}, {"args": [{"visible": [false, false, false, false, false, false, true, false, false, false]}, {"yaxis.title.text": "Tackles won /90"}], "label": "Tackles won /90", "method": "update"}, {"args": [{"visible": [false, false, false, false, false, false, false, true, false, false]}, {"yaxis.title.text": "Pass completion %"}], "label": "Pass completion %", "method": "update"}, {"args": [{"visible": [false, false, false, false, false, false, false, false, true, false]}, {"yaxis.title.text": "Box touches /90"}], "label": "Box touches /90", "method": "update"}, {"args": [{"visible": [false, false, false, false, false, false, false, false, false, true]}, {"yaxis.title.text": "Aerials won /90"}], "label": "Aerials won /90", "method": "update"}], "x": 1, "xanchor": "right", "y": 1.13}], "xaxis": {"categoryarray": ["GK", "CB", "FB", "WB", "DM", "CM", "AM", "WM", "W", "CF"], "categoryorder": "array"}, "yaxis": {"title": {"text": "xG /90"}}}}
